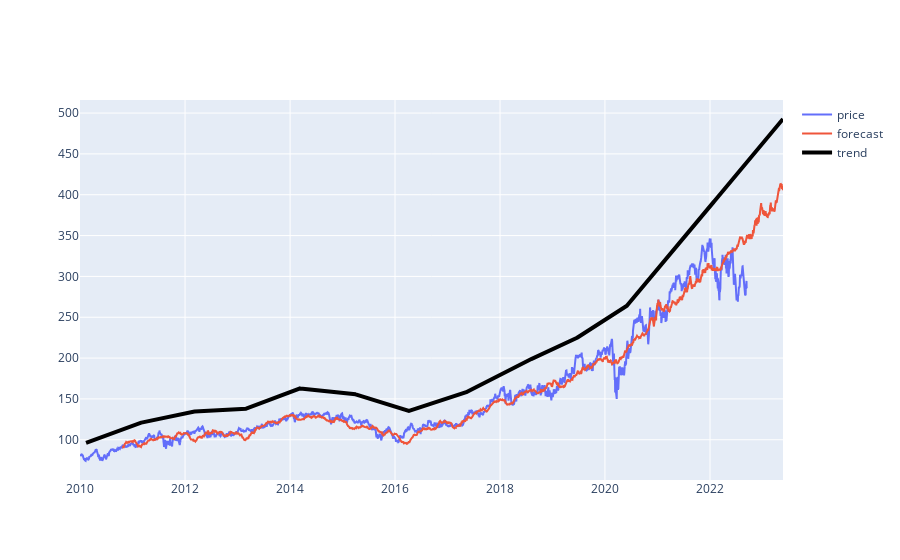

The notebook cell this image was saved under:
### Code cell
# plot the data
fig = go.Figure()
fig = fig.add_trace(go.Line(x = forecast['ds'],
                            y = forecast['y'], 
                            name = 'price'))

fig = fig.add_trace(go.Line(x = forecast['ds'],
                            y = forecast['yhat180'], 
                            name = 'forecast'))

fig = fig.add_trace(go.Line(x = forecast['ds'],
                            y = forecast['trend'], 
                            name = 'trend', 
                            line=dict(color='black', width=4)))       
fig.show()

### Figure 1 — Plotly figure (JSON) as saved in the notebook; plotly's stock layout.template omitted (floating-point values rounded to 4 significant figures; data arrays with more than 128 entries replaced by an {"elided": "..."} marker saying what was removed)
{"data": [{"name": "price", "type": "scatter", "x": {"elided": "3495 str values"}, "y": {"elided": "3495 float values"}}, {"name": "forecast", "type": "scatter", "x": {"elided": "3495 str values"}, "y": {"elided": "3495 float values"}}, {"line": {"color": "black", "width": 4}, "name": "trend", "type": "scatter", "x": {"elided": "3495 str values"}, "y": {"elided": "3495 float values"}}], "layout": {}}
